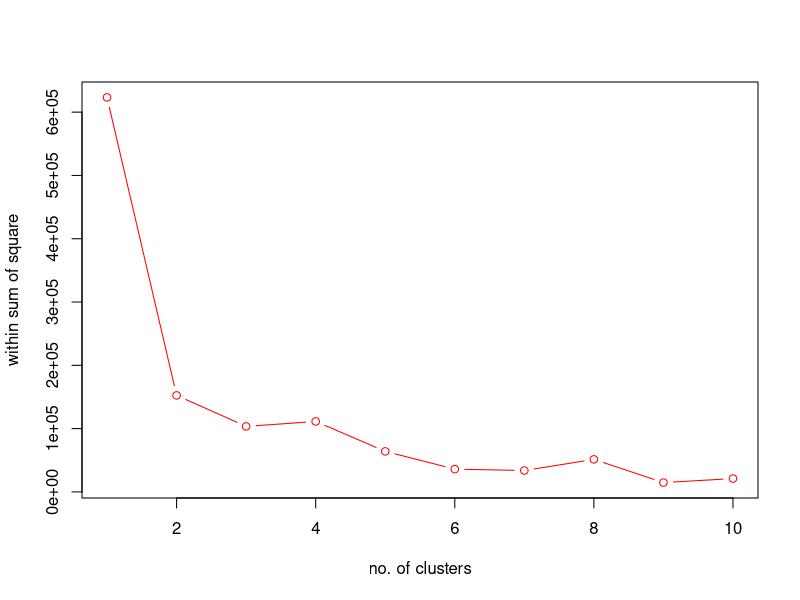
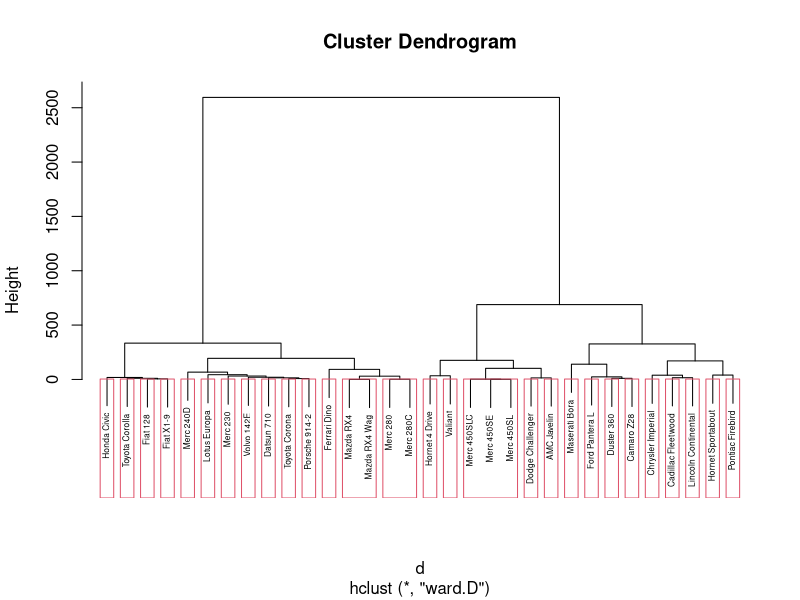

Generate these figures, in order, with R:
rm(list=ls())
set.seed(200)
attach(mtcars)
head(mtcars)
data=mtcars[,c(-7,-8)]

wss=(nrow(data)-1)*sum(apply(data,2,var));wss
for(i in 2:10){
  wss[i]=sum(kmeans(data,centers = i)$withinss)
}
wss
plot(1:10,wss,type='b',xlab="no. of clusters",ylab='within sum of square',col="red")
#From the graph k=4
#
d=dist(data,method = "euclidean")

fit=hclust(d,method='ward.D')
fit
plot(fit,label=rownames(mtcars),cex=0.5)

groups=cutree(fit,k=4)

rect.hclust(fit,h=4,border = 2)
fit1=kmeans(data,4)
fit1
aggregate(data,by=list(fit1$cluster),FUN=mean)
